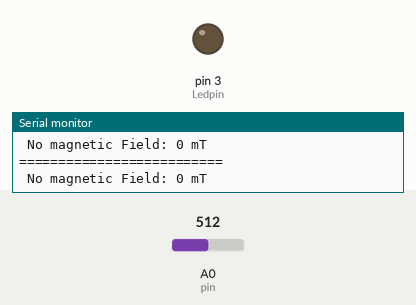
A sketch run on a simulated Arduino Uno, built with avr-gcc and run on an emulated ATmega328P. Shown: output pins drawn as LEDs (lit = HIGH), the last lines printed to the serial monitor. Inputs (shaded band) come from the test bench; at power-on: A0 (pin) = 512.

Above: at 1.2 s.
1.3 s: A0 (pin) set to 716
At 2.4 s:
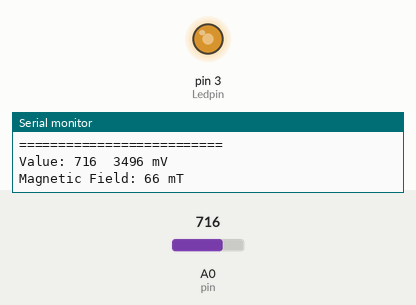
2.8 s: A0 (pin) set to 900
At 3.6 s:
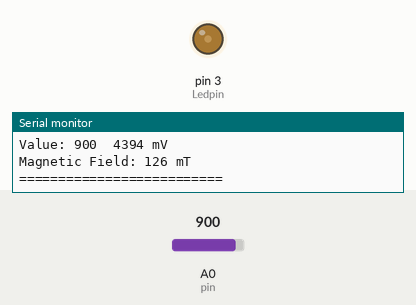
4.4 s: A0 (pin) set to 1023
At 5.0 s:
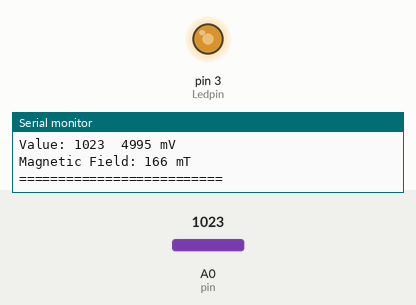
Timing chart, 0 to 7.4 s (numbered marks = the images above; inputs shaded):
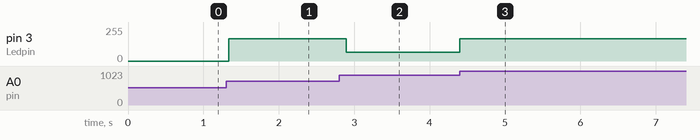

Measured:
- after the input at 1.3 s, pin 3 (Ledpin): 0/255 → 168/255 at once
- after the input at 2.8 s, pin 3 (Ledpin): 168/255 → 65/255 after 0.10 s
- after the input at 4.4 s, pin 3 (Ledpin): 65/255 → 167/255 at once

The sketch:

7_Hall_SS49.ino
```cpp
int pin = A0;         //Pin εισόδου αισθητήρα Hall
int vcc = 5000;       //Τάση τροφοδοσίας αισθητήρα Hall σε mV
int Ledpin=3;         //Pin Led

int value;            //Μεταβλητή τιμής στο εύρος 0-1023
int voltage;          //Μεταβλητή τάσης στο εύρος 0-Vcc
int field;            //Μεταβλητή τιμής πεδίου σε mT
int led_intensity;    //Μεταβλητή έντασης φωτεινότητας LED

void setup() {
  pinMode(Ledpin, OUTPUT);
  Serial.begin(9600); //Έναρξη σειριακής επικοινωνίας
}

void loop() {
  value = analogRead(pin); //Ανάγνωση τιμής του αισθητήρα Hall
  voltage = value * (vcc / 1024.0); //Μετατροπή σε τιμή τάσης (mV)
  field = map(voltage, 1000, 4000, -100, 100); //Υπολογισμός μαγνητικού πεδίου (mT)
  led_intensity= map(abs(field),0,100,0,255);

  if(abs(field)>5){
     analogWrite(Ledpin, led_intensity);
  }
  if(voltage != 2500){  // Όταν Vout=2,5V ==> απουσία μαγνητικού πεδίου
  //Εμφάνιση αποτελεσμάτων
   Serial.print("Value: ");
   Serial.print(value);
   Serial.print("\t");
   Serial.print(voltage);
   Serial.println(" mV");
   Serial.print("Magnetic Field: ");
   Serial.print(field);
   Serial.println(" mT");
   Serial.println("==========================");
   delay(100); //Λήψη νέας τιμής κάθε 100msec
  }
  else{
   Serial.print(" No magnetic Field: ");
   Serial.print(field);
   Serial.println(" mT");
   Serial.println("==========================");
  }
}
```
